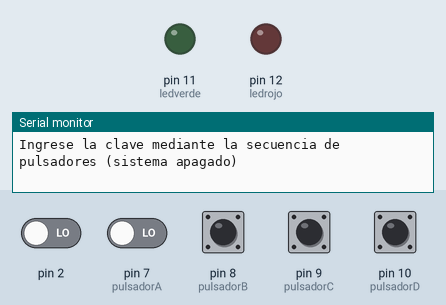
The sketch below on a simulated Arduino Uno, built with avr-gcc and run on an emulated ATmega328P. Shown: output pins drawn as LEDs (lit = HIGH), the last lines printed to the serial monitor. Inputs (shaded band) come from the test bench; at power-on: pin 2, pin 7 (pulsadorA), pin 8 (pulsadorB), pin 9 (pulsadorC), pin 10 (pulsadorD) LOW.

Above: at 5.7 s.
5.8 s: pin 2 driven HIGH
8.8 s: pin 7 (pulsadorA) driven HIGH
At 12.3 s:
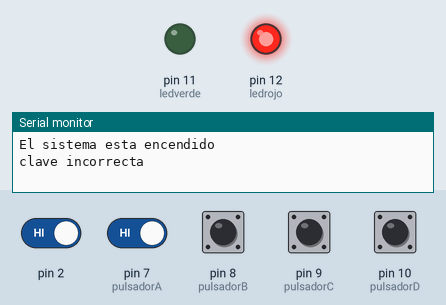
Timing chart, 0 to 13.8 s (numbered marks = the images above; inputs shaded):
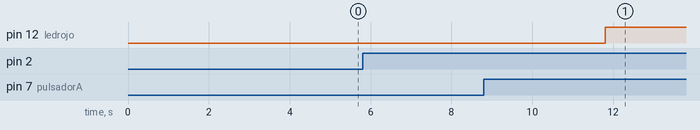

The sketch:

clavedeacceso.ino
```cpp
/*
 * UNIVERSIDAD TECNICA DEL NORTE
 * FICA-CIERCOM
 * SISTEMAS MICROPROCESADOS
 * INTERRUPCIONES Y COMUNICACION SERIAL
 * Nombres: Benavides Wilmer, Chandi Brayan, Chicaiza Fredy
 * Diseñar un sistema de clave de acceso que contenga 6 digitos, cuando la clave sea correcta se enciende el led verde, si es
 * incorrecta se enciende el led rojo, la clave se debe mostrar por comunicacion serial y se debe utilizar una interrupcion para apagar y encender el sistema
 */
int ledverde=11; //pin declarado para conectar el led verde
int ledrojo=12;  //pin declarado para conectar el led rojo
int pulsadorA=7; //pin declarado para el pulsador A
int pulsadorB=8; //pin declarado para el pulsador B
int pulsadorC=9; //pin declarado para el pulsador C
int pulsadorD=10; //pin declarado para el pulsador D
int valor=LOW; //  valor con el que inicia la interrupcion, el led rojo siempre va estar en high se apagara solo cuando
int clave[]={0,0,1,2,3,2}; //vector de valores enteros correspondientes a la clave determinada como valida --> A=0,B=1,C=2,D=3 (clave=AABCDC)
int sec[]={100,100,100,100,100,100}; //tiempo desigando para la ejecucion de cada digito de la clave
int estado = 0; //varibale estado en la que se almacenan los datos ingresados mediante la secuencia de pulsadores
void setup() {
   Serial.begin(9600); //inicializacion de la comunicacion serial
  pinMode(ledverde, OUTPUT); //led verde modo de pin salida
  pinMode(ledrojo,OUTPUT);   //led rojo modo de pin salida
  pinMode(pulsadorA,INPUT);  //pulsador A modo de pin entrada
  pinMode(pulsadorB,INPUT);  //pulsador B modo de pin entrada
  pinMode(pulsadorC,INPUT);  //pulsador C modo de pin entrada
  pinMode(pulsadorD,INPUT);  //pulsador D modo de pin entrada
  attachInterrupt(0,apagar,RISING); // la interrupcion esta declarada en el pin 2, RISISNG es un flanco de subida pasa de valor alto a valor bajo y visceversa
  digitalWrite(ledrojo,valor); //inicialmente el led rojo esta apagado
  digitalWrite(ledverde,valor); //inicialmente el led verde esta apagado
  Serial.println("Ingrese la clave mediante la secuencia de pulsadores (sistema apagado)"); //mensaje inicial
}
void apagar(){
 valor =! valor; //si el sistema esta apagado se enciende y si esta encendido se apaga
   if (valor==HIGH){
    ejecutar();
    Serial.println("El sistema esta encendido");
    }
  else {
    Serial.println("El sistema apagado");
    }
}
void loop() {
  ejecutar();
  }
void ejecutar(){
int  A=digitalRead(pulsadorA); //lectura del pulsador A
int  B=digitalRead(pulsadorB); //lectura del pulsador B
int  C=digitalRead(pulsadorC); //lectura del pulsador C
int  D=digitalRead(pulsadorD); //lectura del pulsador D
  if(A){ //si se lee el pulsador A
     sec[estado]=0; //se guarda el dato en la posicion 0 del vector sec
    estado++; //la variable estado incrementa una posicion en el vector
    delay(500); //tiempo requerido para que se pueda leer el siguiente digito
    }
  if(B){ //si se lee el pulsador B
    sec[estado]=1; //se guarda el dato en la posicion 1 del vector sec
    estado++; //la variable estado incrementa una posicion en el vector
    delay(500); //tiempo requerido para que se pueda leer el siguiente digito
    }
    if(C){ //si se lee el pulsador C
    sec[estado]=2; //se guarda el dato en la posicion 2 del vector sec
    estado++; //la variable estado incrementa una posicion en el vector
    delay(500);//tiempo requerido para que se pueda leer el siguiente digito
    }
    if(D){ //si se lee el pulsador D
    sec[estado]=3; //se guarda el dato en la posicion 3 del vector sec
    estado++; //la variable estado incrementa una posicion en el vector
    delay(500); //tiempo requerido para que se pueda leer el siguiente digito
    }
    if(estado==6){ //la variable estado se incrementa hasta 6 que es la cantidad de digitos que tiene la contraseña
    if((sec[0]==clave[0])&&(sec[1]==clave[1])&&(sec[2]==clave[2])&&(sec[3]==clave[3])&&(sec[4]==clave[4])&&(sec[5]==clave[5])){ //se compara los datos del vector sec (datos ingresados) con los datos de la contraseña guaradada
      digitalWrite(ledverde,valor); //si son iguales se prende el led verde
      Serial.print("");
      Serial.println("clave correcta"); //se muestra el mensaje de clave correcta
      delay(2000); //tiempo que permanece encendido el led verde
    }
    else { // en caso de no coincidir la clave ingresa
      digitalWrite(ledrojo,valor); //se enciende el led rojo
      Serial.println("");
      Serial.println("clave incorrecta"); //se imprime el mensaje de clave incorrecta
      delay(2000); //tiempo que permanece encendido el led rojo
      estado=0; //el contador estado del array vuelve a 0 para volver a leer otra secuencia de datos
      valor=valor-1;
    }
  }
}
```

Measured:
- after the input at 8.8 s, pin 12 (ledrojo): LOW → HIGH after 3.0 s
